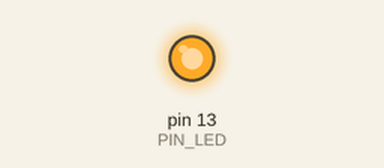
The sketch below on a simulated Arduino Uno, built with avr-gcc and run on an emulated ATmega328P. Parts: output pins drawn as LEDs (lit = HIGH). At 2.0 s the program stops and its outputs stay as they are.

Above: at 0.5 s.
At 1.85 s:
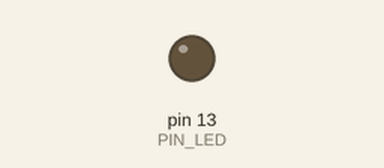
Timing chart, 0 to 3.0 s (numbered marks = the images above):
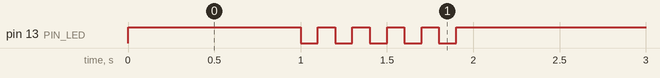

The sketch:

05_practice_2.ino
```cpp
#define PIN_LED 13

void setup() {
  // put your setup code here, to run once:
  pinMode(PIN_LED, OUTPUT);
  while(!Serial);
  digitalWrite(PIN_LED, 0);
}

void loop() {
  // put your main code here, to run repeatedly:
  digitalWrite(PIN_LED, 1);
  delay(1000);
  unsigned int f = 0;
  for(unsigned int i = 0; i < 10; i++) {
    digitalWrite(PIN_LED, f);
    delay(100);
    f = !f;
  }
  while(1);
}
```

Measured:
- by itself, pin 13 (PIN_LED): repeats every 0.20 s: LOW 0.10 s, HIGH 0.10 s, until it stays HIGH from 1.9 s
